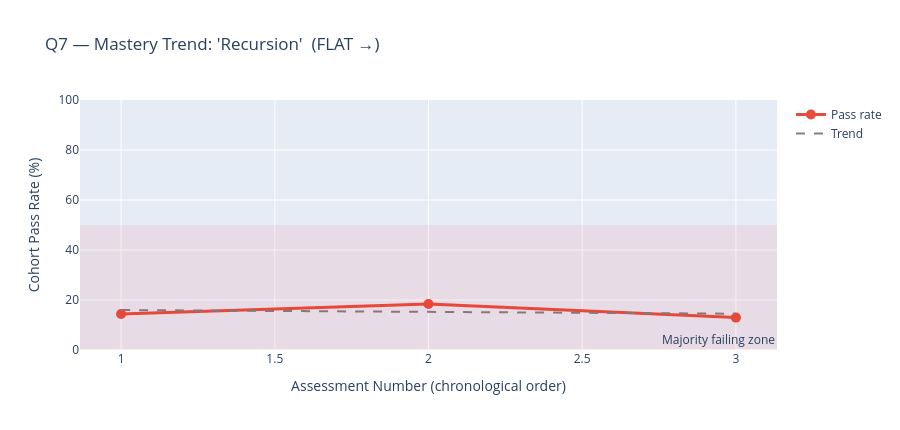

Here is the notebook cell this chart was saved with:
### Code cell
# ── Chart ────────────────────────────────────────────────────────────────────
fig = go.Figure()

fig.add_trace(go.Scatter(
    x=mastery_trend['assessment_no'], y=mastery_trend['pass_rate'],
    mode='lines+markers',
    line=dict(color='#e74c3c', width=3),
    marker=dict(size=10),
    name='Pass rate'))

# Danger zone
fig.add_hrect(y0=0, y1=50, fillcolor='red', opacity=0.07, line_width=0,
              annotation_text='Majority failing zone', annotation_position='bottom right')

# Trend line
s, i, *_ = stats.linregress(mastery_trend['assessment_no'], mastery_trend['pass_rate'])
xr = np.array([mastery_trend['assessment_no'].min(), mastery_trend['assessment_no'].max()])
fig.add_trace(go.Scatter(x=xr, y=s*xr+i, mode='lines',
                         line=dict(color='gray', dash='dash'), name='Trend'))

fig.update_layout(
    title=f"Q7 — Mastery Trend: '{weakest_concept}'  ({trend_label})",
    xaxis_title='Assessment Number (chronological order)',
    yaxis_title='Cohort Pass Rate (%)',
    yaxis_range=[0, 100], height=430)
fig.show()

### Figure 1 — Plotly figure (JSON) as saved in the notebook; plotly's stock layout.template omitted (floating-point values rounded to 4 significant figures)
{"data": [{"line": {"color": "#e74c3c", "width": 3}, "marker": {"size": 10}, "mode": "lines+markers", "name": "Pass rate", "type": "scatter", "x": [1, 2, 3], "y": [14.43, 18.37, 12.96]}, {"line": {"color": "gray", "dash": "dash"}, "mode": "lines", "name": "Trend", "type": "scatter", "x": [1, 3], "y": [15.99, 14.52]}], "layout": {"annotations": [{"showarrow": false, "text": "Majority failing zone", "x": 1, "xanchor": "right", "xref": "x domain", "y": 0, "yanchor": "bottom", "yref": "y"}], "height": 430, "shapes": [{"fillcolor": "red", "line": {"width": 0}, "opacity": 0.07, "type": "rect", "x0": 0, "x1": 1, "xref": "x domain", "y0": 0, "y1": 50, "yref": "y"}], "title": {"text": "Q7 — Mastery Trend: 'Recursion'  (FLAT →)"}, "xaxis": {"title": {"text": "Assessment Number (chronological order)"}}, "yaxis": {"range": [0, 100], "title": {"text": "Cohort Pass Rate (%)"}}}}
